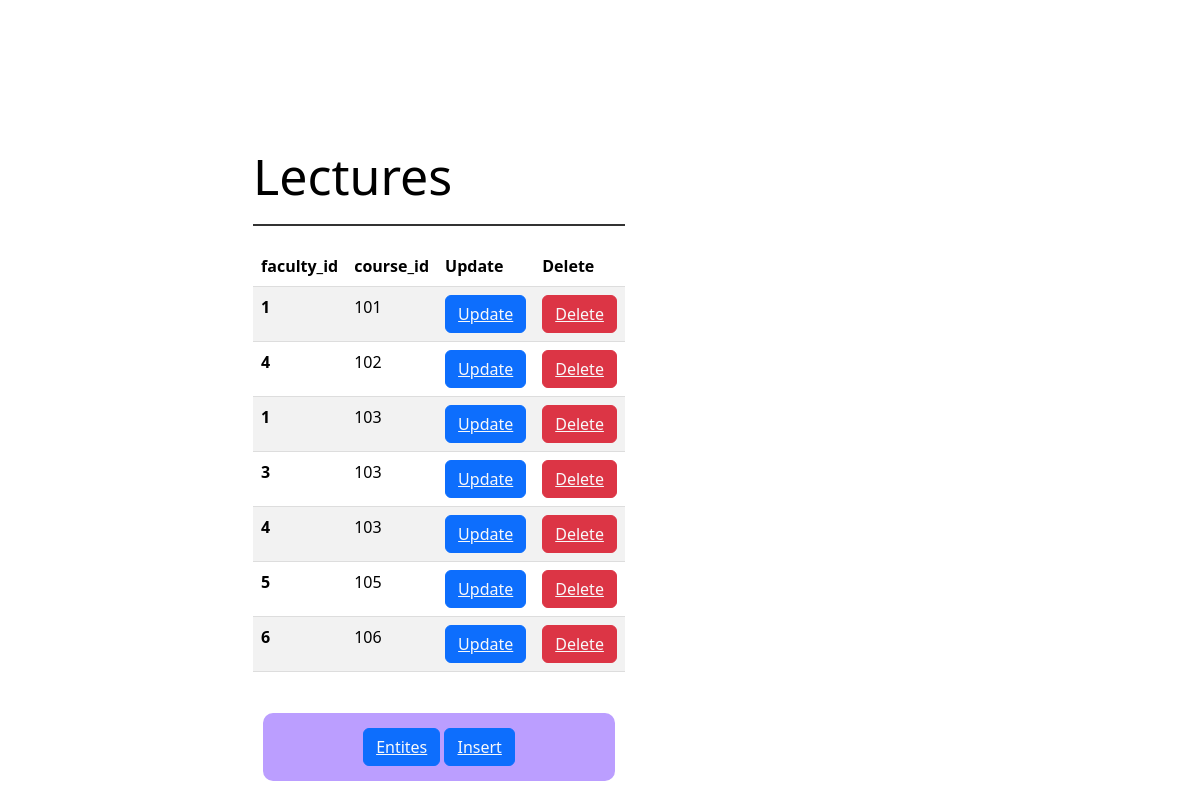
Screenshot of /dlectures.php with the database file from the repository.
### tables this page shows
CREATE TABLE `lectures` (
  `faculty_id` int(11) NOT NULL,
  `course_id` int(11) NOT NULL
);

### dlectures.php (the view, shortened to what this page needs)
<?php
include 'connect.php';?>
<!DOCTYPE html>
<html lang="en">
<head>
    <link href="https://cdn.jsdelivr.net/npm/bootstrap@5.3.2/dist/css/bootstrap.min.css" rel="stylesheet">
    <link rel="stylesheet" href="style1.css">
</head>
<body>
    <div class="x">
    <div class="container">
        <div class="x2">Lectures</div>
        <table class="table table-striped">
            <thead>
                <tr>
                    <th scope="col">faculty_id</th>
                    <th scope="col">course_id</th>
                    <th scope="col">Update</th>
                    <th scope="col">Delete</th>
                </tr>
            </thead>
            <tbody>
            <?php
            $sql="select * from lectures";
            $result=mysqli_query($con,$sql);
            if($result){
               while( $row=mysqli_fetch_array($result)){
                $facultyid=$row['faculty_id'];
                $courseid=$row['course_id'];
               echo ' <tr>
               <th scope="row">'.$facultyid.'</th>
               <td>'.$courseid.'</td>
               <td>
               <button class="btn btn-primary"><a href="uplectures.php?updateid[]='.$facultyid.'&id[]='.$id1.'&id[]='.$id2.' & updateid[]='.$courseid.' &id[]='.$id1.'&id[]='.$id2.' "
               class="text-light" >Update</a></button></td><td>
               <button class="btn btn-danger" ><a href="zlectures.php?deleteids[]='.$facultyid.'&id[]='.$id1.'&id[]='.$id2.'&deleteids[]='.$courseid.' &id[]='.$id1.'&id[]='.$id2.'"
               class="text-light " >Delete</a></button></td>
           </tr>';
               }
            }
             ?>
            </tbody>
        </table>
    </div>
    <section>
    <div class="N">
    <button class="btn btn-primary "><a href="entity.php?id[]=<?php echo $id1; ?>&id[]=<?php echo $id2; ?>
" class="text-light">Entites</a></button>
        <button class="btn btn-primary "><a href="lectures.php?id[]=<?php echo $id1; ?>&id[]=<?php echo $id2; ?>
" class="text-light">Insert</a></button>
    </div>
    </section>
    </div>
</body>
</html>

### style1.css (style rules this page uses)
body { display: flex; align-items: center; justify-content: center; min-height: 100vh; background-image: url(img3.webp); background-repeat: no-repeat; background-position: center; background-size: cover; margin: 0; }
.x { position: relative; top: 35px; right: 161px; background-color: transparent; display: flex; flex-direction: column; align-items: center; color: black; }
.container { background-color: rgba(255, 255, 255, 0.8); border-radius: 20px; backdrop-filter: blur(10px); padding: 20px; margin-top: 30px; background-color: transparent; backdrop-filter: blur(40px); }
.N { border-radius: 10px; backdrop-filter: blur(10px); padding-left: 100px; padding-right: 100px; padding-top:15px; padding-bottom:15px; margin-top: 5px; background-color:#bb9eff;; backdrop-filter: blur(70px); }
.x2 { font-size: 50px; margin-bottom: 20px; border-bottom: 2px solid #333; padding-bottom: 10px; background-color: transparent; backdrop-filter: blur(20px); }
table { width: 100%; border-collapse: collapse; margin-top: 20px; color: #333; }
th, td { padding: 12px; text-align: left; border-bottom: 1px solid #ddd; }
th { background-color: #f2f2f2; }

### rows the page displays
lectures: faculty "1", course "101"
lectures: faculty "4", course "102"
lectures: faculty "1", course "103"
lectures: faculty "3", course "103"
lectures: faculty "4", course "103"
lectures: faculty "5", course "105"
lectures: faculty "6", course "106"
